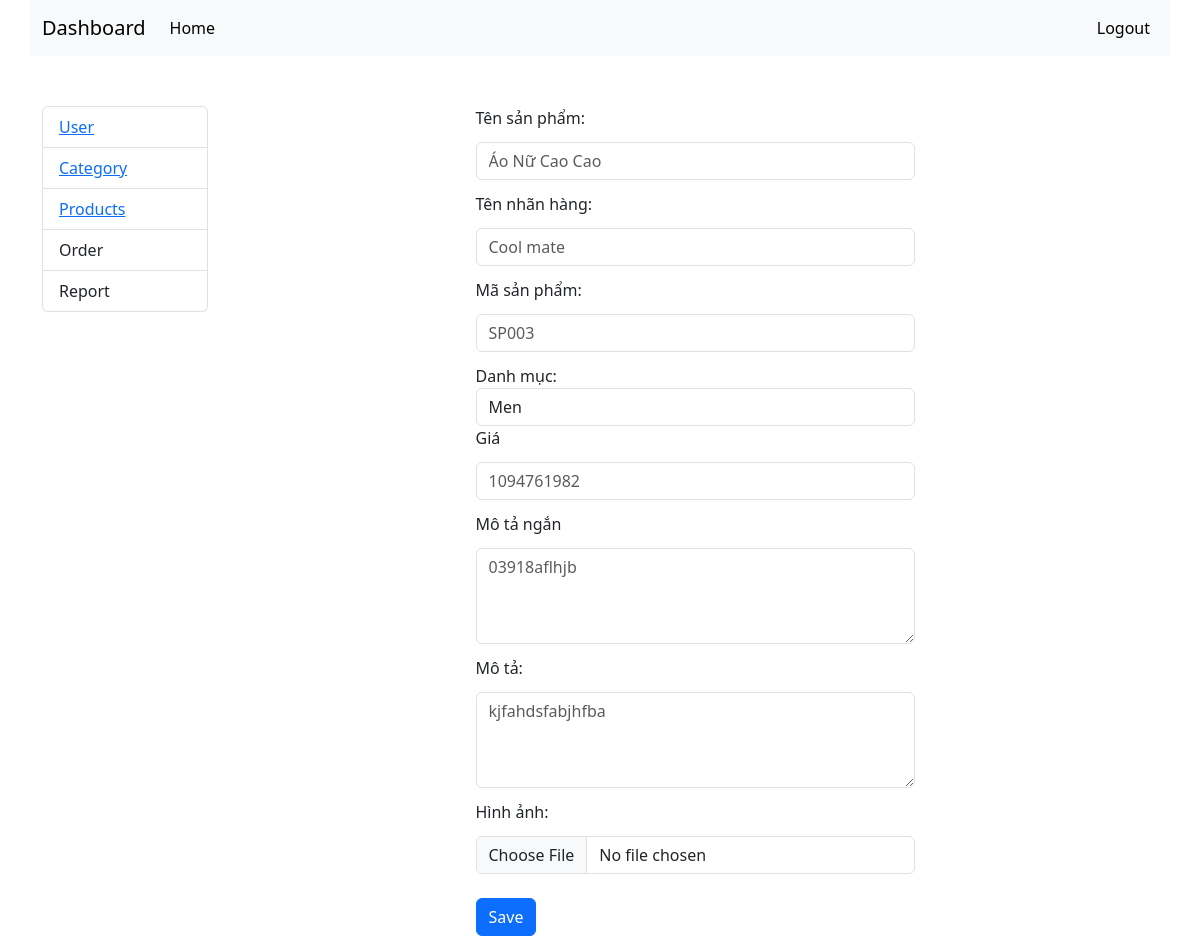
Page /controller/index.php?m=products&a=edit&id=24 (signed in) on the committed database.
### tables this page shows
CREATE TABLE `products` (
  `product_id` int NOT NULL AUTO_INCREMENT,
  `cat_id` int DEFAULT NULL,
  `product_code` varchar(10) NOT NULL,
  `product_name` varchar(80) NOT NULL,
  `price` decimal(12,0) NOT NULL,
  `description` text NOT NULL,
  `image` varchar(255) NOT NULL,
  `short_description` text NOT NULL,
  `brand` varchar(50) NOT NULL,
  `color` varchar(20) NOT NULL DEFAULT 'red',
  `size` varchar(2) NOT NULL DEFAULT 'L',
  PRIMARY KEY (`product_id`),
  KEY `cat_id` (`cat_id`),
  CONSTRAINT `cat_id` FOREIGN KEY (`cat_id`) REFERENCES `cat_product` (`cat_id`)
);

### controller/database/function.php (called while the page is built, shortened)
<?
function getRecord1Where($mysqli, $tb_name, $where, $where_id)
{
    $sql = "SELECT * FROM " . $tb_name . " WHERE " . $where . " = '" . $mysqli->real_escape_string($where_id) . "'";
    $result = mysqli_query($mysqli, $sql);
    return $result;
}

### controller/products/edit.php (the view, shortened to what this page needs)
<?
$edit_id = (int)$_SESSION['edit_id'];
$result = getRecord1Where($mysqli, 'products', 'product_id', $edit_id);
$product_row = mysqli_fetch_assoc($result);
?>
<!DOCTYPE html>
<html lang="en">
<head>
    <link href="https://cdn.jsdelivr.net/npm/bootstrap@5.3.0/dist/css/bootstrap.min.css" rel="stylesheet">
</head>
<body>
    <div class="container">
        <div class="row justify-content-center">
            <div class="col-md-6">
                <form method="POST" action="" enctype="multipart/form-data">
                    <div class="form-group">
                        <label for="product_name">Tên sản phẩm:</label>
                        <input type="text" class="form-control" name="product_name" placeholder="<? echo $product_row['product_name'] ?>">
                    </div>
                    <div class="form-group">
                        <label for="brand">Tên nhãn hàng:</label>
                        <input type="text" class="form-control" name="brand" id="brand" placeholder="<? echo $product_row['brand'] ?>">
                    </div>
                    <div class="form-group">
                        <label for="product_code">Mã sản phẩm:</label>
                        <input type="text" class="form-control" id="product_code" name="product_code" placeholder="<? echo $product_row['product_code'] ?>">
                    </div>
                    <div class="form-group">
                        <label for="cat_id">Danh mục:</label>
                        <select name="cat_id" id="cat_id" class="form-control">
                            <?
                            $sqlCheckCat = "SELECT * FROM cat_product";
                            $result_check = mysqli_query($mysqli, $sqlCheckCat);
                            if (mysqli_num_rows($result_check) > 0) {
                                while ($row_cat = mysqli_fetch_assoc($result_check)) {
                                    echo '<option value="' . $row_cat["cat_id"] . '">' . $row_cat["cat_name"] . '</option>';
                                };
                            };
                            ?>
                        </select>
                    </div>
                    <div class="form-group">
                        <label for="price">Giá</label>
                        <input type="number" class="form-control" id="price" name="price" placeholder="<? echo $product_row['price'] ?>">
                    </div>
                    <div class="form-group">
                        <label for="short-description">Mô tả ngắn</label>
                        <textarea name="short-description" id="short-description" class="form-control" placeholder="<? echo $product_row['short_description'] ?>"></textarea>
                    </div>
                    <div class="form-group">
                        <label for="description">Mô tả:</label>
                        <textarea name="description" id="description" class="form-control" placeholder="<? echo $product_row['description'] ?>"></textarea>
                    </div>
                    <div class="form-group">
                        <label for="flie">Hình ảnh:</label>
                        <input type="file" name="image" id="flie" class="form-control">
                    </div>
                    <input class="btn btn-primary" type="submit" name="edit_product" value="Save">
                </form>
            </div>
        </div>
    </div>
</body>
</html>

### controller/products/edit.php (style rules this page uses)
input, textarea { margin: 12px 0px !important; }
textarea { height: 6em; }
textarea::placeholder { color: transparent; }
textarea:not(:placeholder-shown) { height: auto; }

### rows in the picture
products: product_name "Áo Nữ Cao Cao", brand "Cool mate", product_code "SP003", price "1094761982", short-description "03918aflhjb", description "kjfahdsfabjhfba"

### other values in the picture
form field cat_id "Men"
